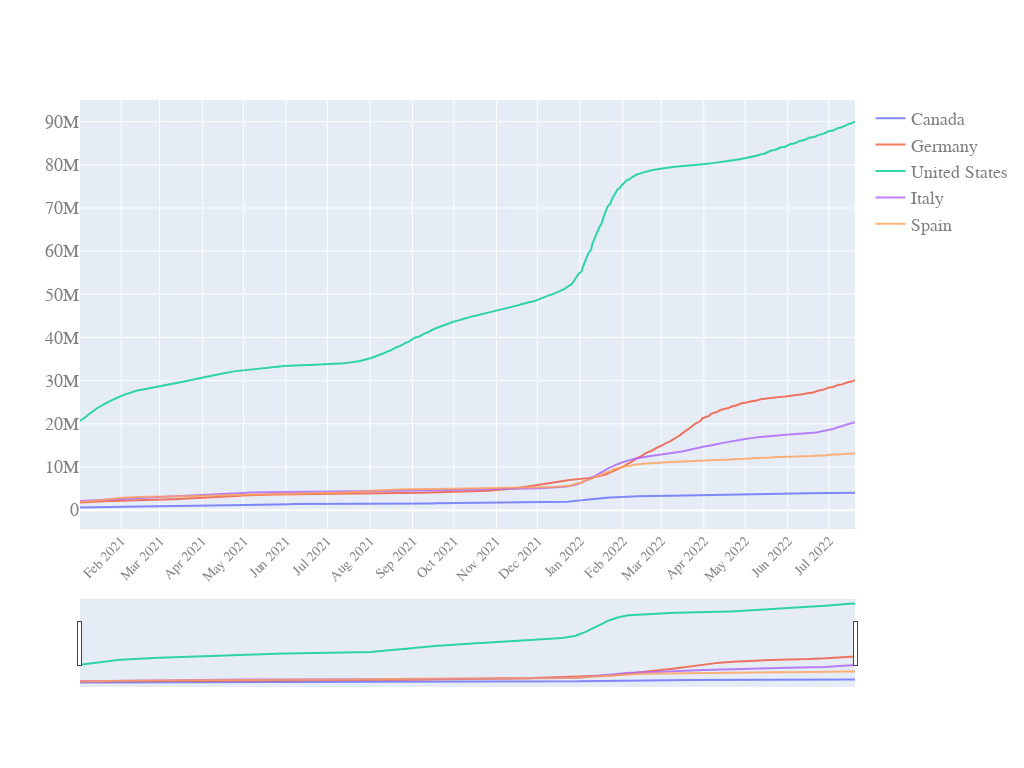

Here is the notebook cell this chart was saved with:
### Code cell
quick_plot(df_analyse.date,
           df_analyse.iloc[:,1:],
           y_scale='linear',
           slider=True)

### Figure 1 — Plotly figure (JSON) as saved in the notebook; plotly's stock layout.template omitted (floating-point values rounded to 4 significant figures; data arrays with more than 128 entries replaced by an {"elided": "..."} marker saying what was removed)
{"data": [{"name": "Canada", "opacity": 0.8, "type": "scatter", "x": {"elided": "565 str values"}, "y": {"elided": "565 int values"}}, {"name": "Germany", "opacity": 0.8, "type": "scatter", "x": {"elided": "565 str values"}, "y": {"elided": "565 int values"}}, {"name": "United States", "opacity": 0.8, "type": "scatter", "x": {"elided": "565 str values"}, "y": {"elided": "565 int values"}}, {"name": "Italy", "opacity": 0.8, "type": "scatter", "x": {"elided": "565 str values"}, "y": {"elided": "565 int values"}}, {"name": "Spain", "opacity": 0.8, "type": "scatter", "x": {"elided": "565 str values"}, "y": {"elided": "565 int values"}}], "layout": {"autosize": true, "font": {"color": "#7f7f7f", "family": "PT Sans, monospace", "size": 18}, "height": 768, "width": 1024, "xaxis": {"nticks": 20, "rangeslider": {"visible": true}, "tickangle": -45, "tickfont": {"color": "#7f7f7f", "size": 14}}, "yaxis": {"type": "linear"}}}
